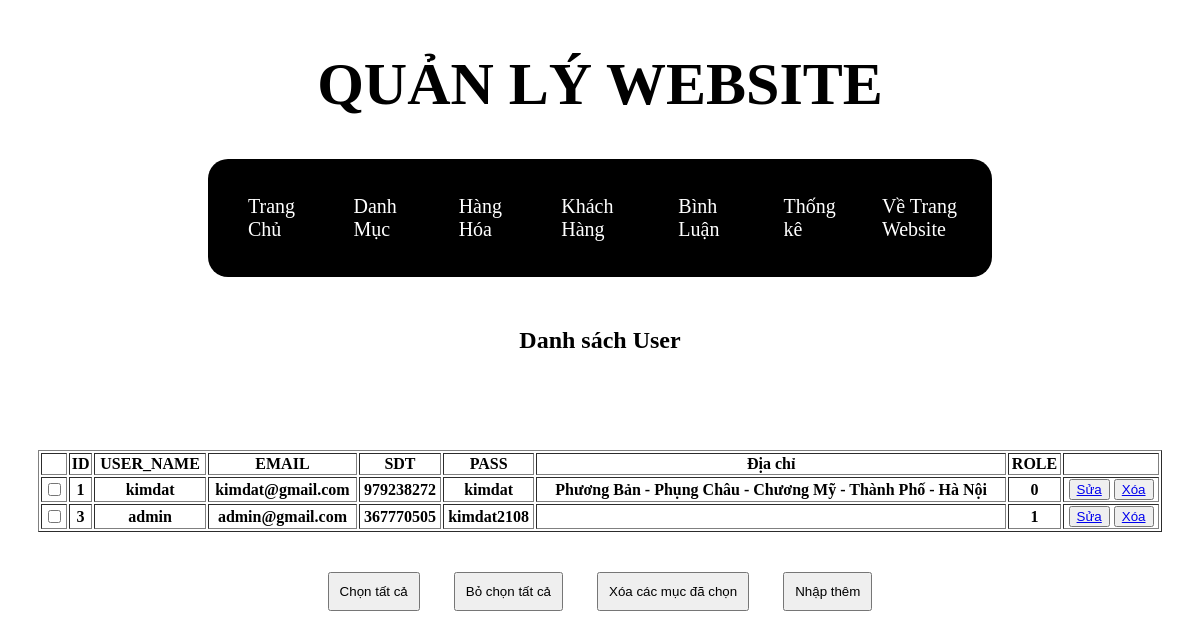
Page /admin/index.php?act=listuser on the committed database.
### tables this page shows
CREATE TABLE `user` (
  `id` int(11) NOT NULL,
  `user_name` varchar(100) NOT NULL,
  `email` varchar(100) NOT NULL,
  `sdt` int(13) NOT NULL,
  `pass` varchar(200) NOT NULL,
  `diachi` varchar(200) NOT NULL,
  `role` tinyint(4) NOT NULL DEFAULT 0
);

### model/pdo.php (called while the page is built, shortened)
<?php
function pdo_get_connection(){
    $dburl = "mysql:host=localhost;dbname=duanmau;charset=utf8";
    $username = 'root';
    $password = '';
    $conn = new PDO($dburl, $username, $password);
    $conn->setAttribute(PDO::ATTR_ERRMODE, PDO::ERRMODE_EXCEPTION);
    return $conn;
}
function pdo_query($sql){
    $sql_args = array_slice(func_get_args(), 1);
    try{
        $conn = pdo_get_connection();
        $stmt = $conn->prepare($sql);
        $stmt->execute($sql_args);
        $rows = $stmt->fetchAll();
        return $rows;
    }
    catch(PDOException $e){
        throw $e;
    }
    finally{
        unset($conn);
    }
}

### model/khach-hang.php (called while the page is built, shortened)
<?php
function user_select_all()
{
    $sql = "SELECT * FROM user";
    $listuser = pdo_query($sql);
    return $listuser;
}

### admin/khachhang/listkhachhang.php (the view, shortened to what this page needs)
<div class="list-sp">
    <div class="text-sp">
        <h2>Danh sách User</h2>
    </div>
    <br>
    <br>
    <table border="1px" class="table-sp">
        <tr>
            <th></th>
            <th>ID</th>
            <th>USER_NAME</th>
            <th>EMAIL</th>
            <th>SDT</th>
            <th>PASS</th>
            <th>Địa chỉ</th>
            <th>ROLE</th>
            <th></th>
        </tr>
        <?php foreach ($listuser as $user) : ?>
            <tr>
                <th><input type="checkbox" name="" id="" /></th>
                <th><?= $user['id'] ?></th>
                <th><?= $user['user_name'] ?></th>
                <th><?= $user['email'] ?></th>
                <th><?= $user['sdt'] ?></th>
                <th><?= $user['pass'] ?></th>
                <th><?= $user['diachi'] ?></th>
                <th><?= $user['role'] ?></th>
                <th class="sua-xoa">
                    <button><a href="index.php?act=edituser&id=<?= $user['id'] ?>">Sửa</a></button>
                    <button><a href="index.php?act=deleteuser&id=<?= $user['id'] ?>">Xóa</a></button>
                </th>
            </tr>
        <?php endforeach ?>
    </table>
    <div class="btn-list">
        <input type="button" value="Chọn tất cả" />
        <input type="button" value="Bỏ chọn tất cả" />
        <input type="button" value="Xóa các mục đã chọn" />
        <a href="index.php?act=adduser"><input type="button" value="Nhập thêm" /></a>
    </div>
</div>

### views/css/list-category.css (style rules this page uses)
table { width: 920px; margin-top: 40px; }
.btn-list { margin-top: 20px; padding: 20px; }
.btn-list input { margin: 0 15px; padding: 10px; }

### views/css/list-product.css (style rules this page uses)
.list-sp { padding-left: 30px; padding-right: 30px; }
.text-sp { text-align: center; margin-top: 50px; }
table { width: 100%; }
.btn-list { text-align: center; }

### rows in the picture
user: id "1", user_name "kimdat", email "kimdat@gmail.com", sdt "979238272", pass "kimdat", diachi "Phương Bản - Phụng Châu - Chương Mỹ - Thành Phố - Hà Nội", role "0"
user: id "3", user_name "admin", email "admin@gmail.com", sdt "367770505", pass "kimdat2108", role "1"
